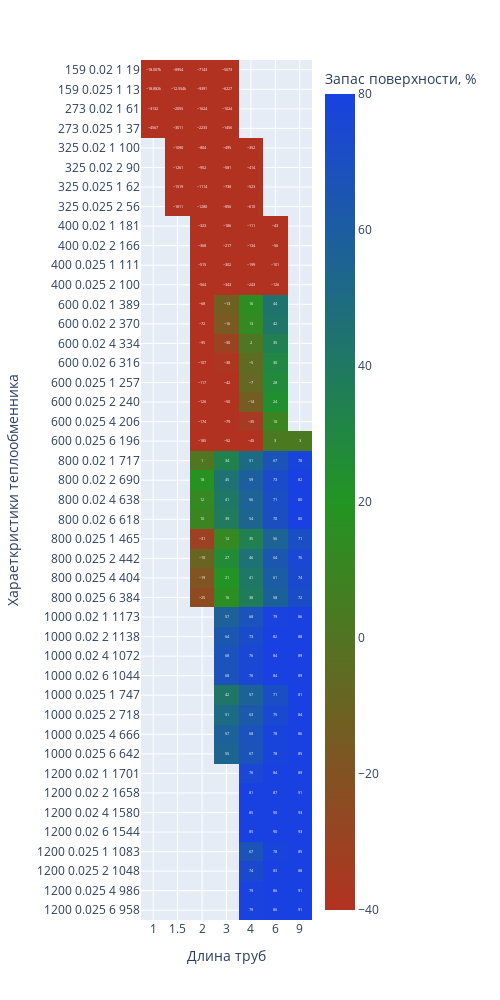

The code cell stored with this chart in its notebook:
### Markdown cell above
В дефлегматоре конденсируются пары из верхней части колонны (мольный состав паров аналогичен составу дистилляту).

### Code cell
heaters = eq.calculate_equipment(
        heaters_table,
        aqua_vapor_saturation_by_pressure,
        aqua_liquid_saturation,
        aqua_vapor_saturation,
        balance,
        properties,
        FEED_TEMPERATURE,
        thermal_balance,
        Ropt,
        EQ_NAME = 'дефлегматор',
        ORIENTACION = 'вертикальный', #Можно посчитать как 'горизониальный'
        AQ_PRESSURE = 3) #изменяемый параметр

fig = px.imshow(
    round(heaters),
    labels=dict(x="Длина труб", y="Хараеткристики теплообменника", color="Запас поверхности, %"),
    range_color=[-40,80],
    color_continuous_scale=["rgb(178, 50, 34)", "rgb(34, 149, 34)", "rgb(25, 65, 225)"],
    x=heaters.columns,
    y=heaters.index,
    text_auto=True, aspect="auto",
    width=500,
    height=1000
    )
fig.show()

### Figure 1 — Plotly figure (JSON) as saved in the notebook; plotly's stock layout.template omitted (floating-point values rounded to 4 significant figures; data arrays with more than 128 entries replaced by an {"elided": "..."} marker saying what was removed)
{"data": [{"coloraxis": "coloraxis", "hovertemplate": "Длина труб: %{x}<br>Хараеткристики теплообменника: %{y}<br>Запас поверхности, %: %{z}<extra></extra>", "name": "0", "texttemplate": "%{z}", "type": "heatmap", "x": ["1", "1.5", "2", "3", "4", "6", "9"], "xaxis": "x", "y": ["159 0.02 1 19", "159 0.025 1 13", "273 0.02 1 61", "273 0.025 1 37", "325 0.02 1 100", "325 0.02 2 90", "325 0.025 1 62", "325 0.025 2 56", "400 0.02 1 181", "400 0.02 2 166", "400 0.025 1 111", "400 0.025 2 100", "600 0.02 1 389", "600 0.02 2 370", "600 0.02 4 334", "600 0.02 6 316", "600 0.025 1 257", "600 0.025 2 240", "600 0.025 4 206", "600 0.025 6 196", "800 0.02 1 717", "800 0.02 2 690", "800 0.02 4 638", "800 0.02 6 618", "800 0.025 1 465", "800 0.025 2 442", "800 0.025 4 404", "800 0.025 6 384", "1000 0.02 1 1173", "1000 0.02 2 1138", "1000 0.02 4 1072", "1000 0.02 6 1044", "1000 0.025 1 747", "1000 0.025 2 718", "1000 0.025 4 666", "1000 0.025 6 642", "1200 0.02 1 1701", "1200 0.02 2 1658", "1200 0.02 4 1580", "1200 0.02 6 1544", "1200 0.025 1 1083", "1200 0.025 2 1048", "1200 0.025 4 986", "1200 0.025 6 958"], "yaxis": "y", "z": {"elided": "44x7 int values"}}], "layout": {"coloraxis": {"cmax": 80, "cmin": -40, "colorbar": {"title": {"text": "Запас поверхности, %"}}, "colorscale": [[0, "rgb(178, 50, 34)"], [0.5, "rgb(34, 149, 34)"], [1, "rgb(25, 65, 225)"]]}, "height": 1000, "margin": {"t": 60}, "width": 500, "xaxis": {"anchor": "y", "domain": [0, 1], "title": {"text": "Длина труб"}}, "yaxis": {"anchor": "x", "autorange": "reversed", "domain": [0, 1], "title": {"text": "Хараеткристики теплообменника"}}}}
